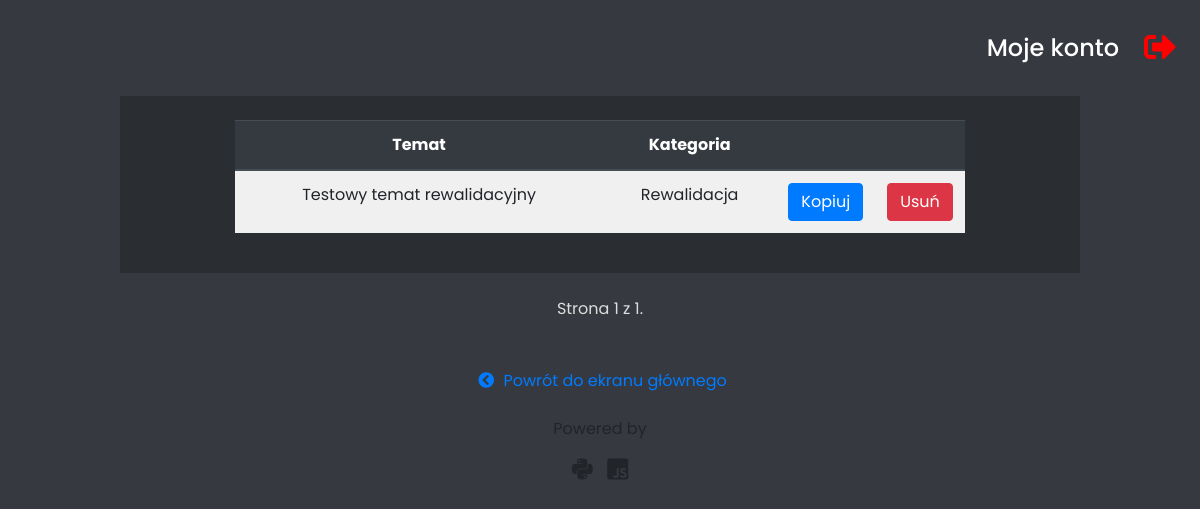
Page /saved-topics/ (signed in) on the earlier database version.
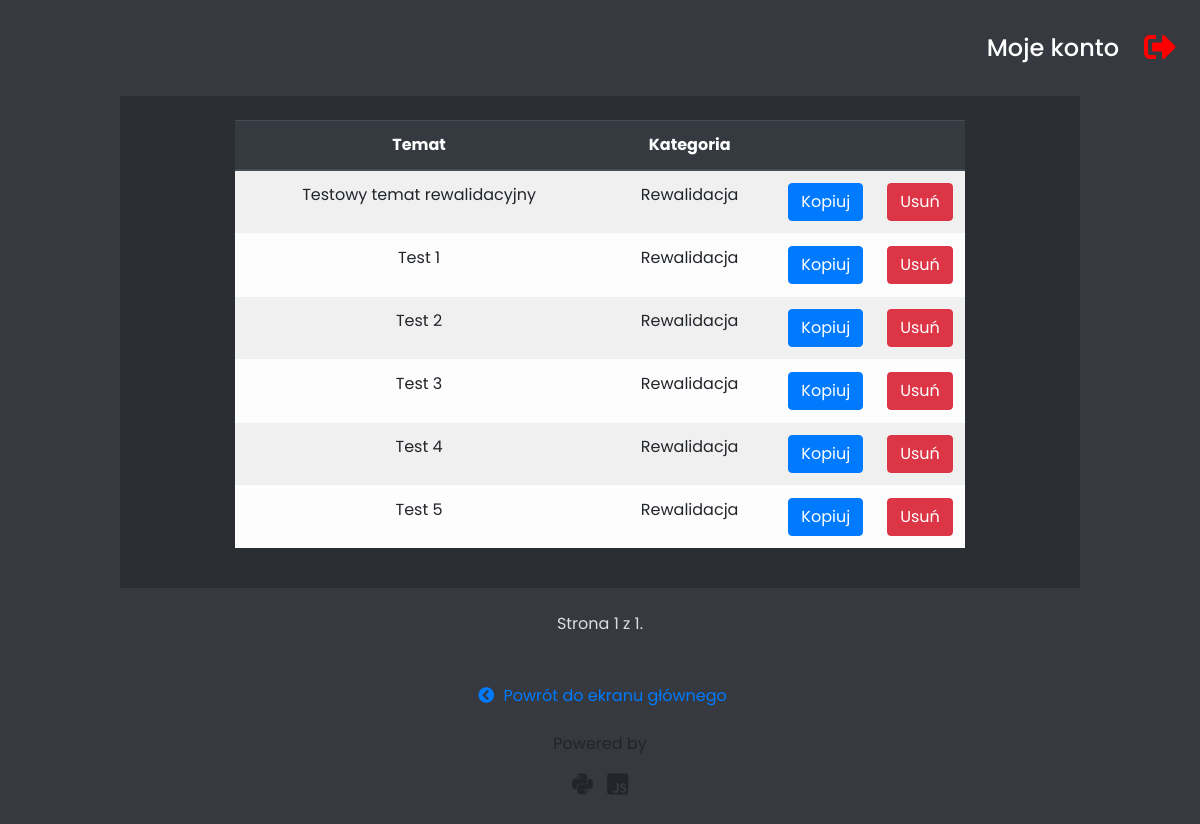
Same page on the later database version.
### base/models.py (models this page shows, shortened)
class LessonTopic(models.Model):
    topic = models.CharField(max_length=300)
    is_individual = models.BooleanField()
    teacher = models.ForeignKey(User, on_delete=models.DO_NOTHING)
    category = models.ForeignKey(LessonCategory, on_delete=models.DO_NOTHING, null=True)

class LessonCategory(models.Model):
    name = models.CharField(max_length=50)
    class Meta:
        verbose_name = 'Lesson category'
        verbose_name_plural = 'Lesson categories'

### base/views.py (the view)
# urls.py: path('saved-topics/', LessonTopicsView.as_view(), name='saved_topics'),
class LessonTopicsView(LoginRequiredMixin, ListView):
    login_url = '/login'
    model = LessonTopic
    template_name = 'base/saved_teacher_topics.html'
    context_object_name = 'saved_topics'
    paginate_by = 20
    def get_queryset(self):
        return LessonTopic.objects.filter(teacher=self.request.user)

### base/templates/base/saved_teacher_topics.html (shortened to what this page needs)
{% extends 'standard_base_template.html' %}
{% block styles %}
    {{ block.super }}
    {% load static %}
    <link rel="stylesheet" href="{% static 'base/css/saved_teacher_topics.css' %}">
{% endblock %}
{% block content %}
    <div class="saved_topics">
        <table class="table table-light table-striped">
          <thead class="thead-dark">
            <tr>
              <th scope="col">Temat</th>
              <th scope="col">Kategoria</th>
              <th scope="col"></th>
              <th scope="col"></th>
            </tr>
          </thead>
          <tbody>
            {% for topic in saved_topics %}
                <tr>
                  <td id="topic_{{ forloop.counter }}">{{ topic.topic }}</td>
                  <td>{{ topic.category.name }}</td>
                  <td class="copy_topic_btn">
                    <button tabindex="0"
                        class="copy_popover copy_btn btn btn-primary"
                        data-bs-toggle="popover"
                        data-bs-trigger="focus"
                        id="topic_btn_{{ forloop.counter }}"
                        onclick="copy_topic({{ forloop.counter }})">Kopiuj</button>
                  </td>
                  <td class="delete_topic_btn">
                      <a class="btn btn-danger" href="{% url 'base:delete_topic' topic.id %}">Usuń</a>
                  </td>
                </tr>
            {% endfor %}
          </tbody>
        </table>
    </div>
    <div class="pagination">
        <span class="step-links">
            <span class="current">
                Strona {{ page_obj.number }} z {{ page_obj.paginator.num_pages }}.
            </span>
        </span>
    </div>
{% endblock %}
{% block external_scripts %}
    {% load static %}
{% endblock %}

### templates/standard_base_template.html (shortened to what this page needs)
<!DOCTYPE html>
<html lang="en">
<head>
    {% block styles %}
        <link rel="stylesheet" href="https://cdn.jsdelivr.net/npm/bootstrap@4.6.0/dist/css/bootstrap.min.css">
        <link rel="stylesheet" href="https://cdnjs.cloudflare.com/ajax/libs/font-awesome/5.15.2/css/all.min.css" />
        {% load static %}
        <link rel="stylesheet" href="{% static 'css/normalize.css' %}">
        <link rel="stylesheet" href="{% static 'css/standard_base.css' %}">
    {% endblock %}
</head>
<body>
    <header>
        <div class="header_bar">
            <div class="logout">
                {% if request.user.is_authenticated %}
                    <a id="account_options_link"
                       href="{% url 'authentication:account-options' %}">
                        <span>Moje konto</span>
                    </a>
                {% endif %}
                <a class="logout_link" href="{% url 'authentication:logout' %}"><i class="fas fa-sign-out-alt"></i></a>
            </div>
        </div>
    </header>
    <section>
        <div class="section_wrapper">
            {% block content %}
            {% endblock %}
        </div>
    </section>
    <footer>
        <div class="back_to_main_nav">
            {% block back_to_main_nav_link %}
                <a id="back_to_main_nav_link" href="{% url 'base:main_nav' %}">
                    <i class="fas fa-chevron-circle-left"></i>
                    Powrót do ekranu głównego
                </a>
            {% endblock %}
        </div>
        <div class="technologies_icons">
            <p>Powered by</p>
            <i class="fab fa-python"></i>
            <i class="fab fa-js-square"></i>
        </div>
    </footer>
</body>
</html>

### static/css/standard_base.css (style rules this page uses)
body { width: 100%; max-width: 100vw; height: 100%; min-height: 100vh; overflow-x: hidden; font-family: 'Poppins'; }
header { width: 100%; height: auto; }
.header_bar { display: flex; justify-content: space-between; align-items: center; margin: 2% }
.logout { display: flex; justify-content: center; align-items: center; }
#account_options_link { text-decoration: none; display: flex; color: white !important; transition: 0.4s; }
#account_options_link span { margin: 0 25px 0 10px; font-weight: 500; font-size: 1.5rem; }
.logout a { text-decoration: none; font-size: 2rem; color: red; transition: 0.4s; }
section { width: 100%; height: auto; }
.section_wrapper { display: flex; justify-content: center; align-items: center; flex-wrap: wrap; height: 100%; }
footer { bottom: 0; width: 100%; }
.back_to_main_nav { width: 100%; margin: 2% 0; text-align: center; }
.back_to_main_nav #back_to_main_nav_link { text-decoration: none; color: #007bff; padding: 5px; transition: 0.4s; }
#back_to_main_nav_link i { margin: 0 5px; }
.technologies_icons { text-align: center; }
.technologies_icons i { font-size: 1.5rem; margin: 0 5px 2% 5px; }

### base/static/base/css/saved_teacher_topics.css (style rules this page uses)
body { background-color: #36393f; }
.saved_topics { flex-basis: 80%; background-color: #2a2d31; display: flex; justify-content: center; align-items: center; padding: 2% }
.saved_topics table { flex-basis: 80%; text-align: center; }
.pagination { flex-basis: 70%; justify-content: center; margin: 2% 0; }
.step-links { flex-basis: 55%; text-align: center; }
.step-links .current { color: #dcddde; }
.delete_topic_btn, .copy_topic_btn { width: 0; }

Differences in the rows shown:
added LessonTopic: topic "Test 1", category.name "Rewalidacja"
added LessonTopic: topic "Test 2", category.name "Rewalidacja"
added LessonTopic: topic "Test 3", category.name "Rewalidacja"
added LessonTopic: topic "Test 4", category.name "Rewalidacja"
added LessonTopic: topic "Test 5", category.name "Rewalidacja"
